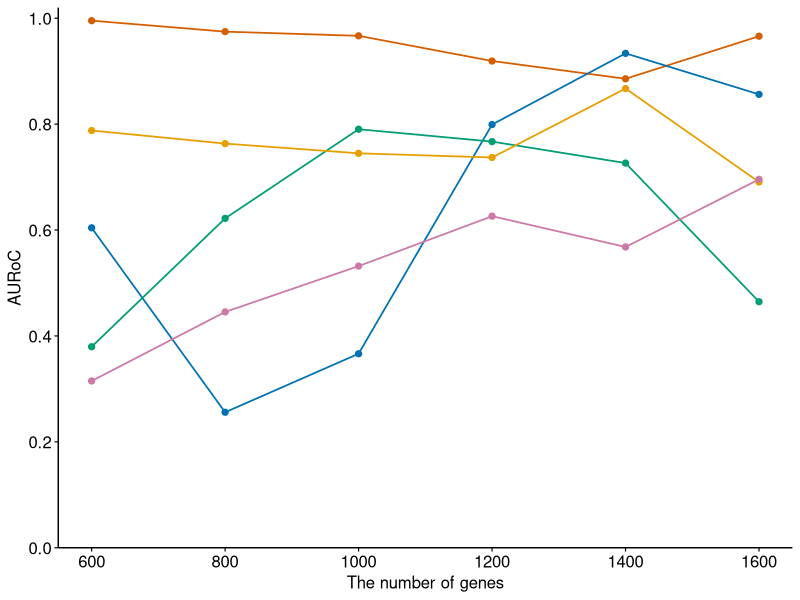
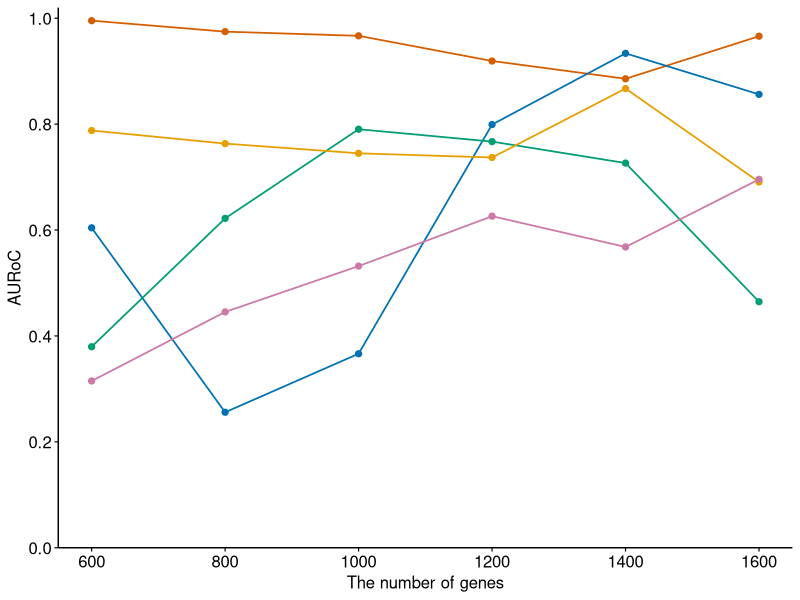

Source code (R) for these figures, in order:
# R 4.3.3
# Figure: AUPRC sensitivity to the number of genes

required_packages <- c("ggplot2", "grid")
for (pkg in required_packages) {
  if (!requireNamespace(pkg, quietly = TRUE)) {
    stop(sprintf("Package '%s' is required. Please install it first.", pkg), call. = FALSE)
  }
}

library(ggplot2)
library(grid)

dir.create("figures", showWarnings = FALSE)

df <- data.frame(
  Drug = rep(
    c("Docetaxel", "PLX4720_A375", "Paclitaxel", "Sorafenib", "PLX4720_451Lu"),
    each = 6
  ),
  Gene = rep(c(600, 800, 1000, 1200, 1400, 1600), times = 5),
  AUPRC = c(
    0.787836, 	0.763171, 	0.744835, 	0.736958, 	0.867188, 	0.690664, 
    0.995316, 	0.974606, 	0.966716, 	0.919132, 	0.885602, 	0.965976, 
    0.314918, 	0.445314, 	0.531885, 	0.626111, 	0.567959, 	0.695722, 
    0.604167, 	0.255833, 	0.366389, 	0.799167, 	0.933611, 	0.856111, 
    0.379546, 	0.621955, 	0.790296, 	0.766934, 	0.726393, 	0.464631
  )
)


df$Drug <- factor(
  df$Drug,
  levels = c("PLX4720_A375", "Sorafenib", "PLX4720_451Lu", "Paclitaxel", "Docetaxel")
)

p <- ggplot(df, aes(x = Gene, y = AUPRC, color = Drug, group = Drug)) +
  geom_line(linewidth = 0.6) +
  geom_point(size = 1.8) +
  scale_color_manual(
    values = c(
      "PLX4720_A375" = "#D55E00",
      "Sorafenib" = "#0072B2",
      "PLX4720_451Lu" = "#009E73",
      "Paclitaxel" = "#CC79A7",
      "Docetaxel" = "#E69F00"
    )
  ) +
  scale_x_continuous(
    limits = c(600, 1600),
    breaks = c(600, 800, 1000, 1200, 1400, 1600),
    expand = c(mult = 0.05, add = 0)
  ) +
  scale_y_continuous(
    limits = c(0.0, 1.02),
    breaks = seq(0.0, 1.0, 0.2),
    expand = c(0, 0)
  ) +
  labs(
    x = "The number of genes",
    y = "AURoC",
    color = NULL
  ) +
  theme_classic() +
  theme(
    axis.title = element_text(size = 12, color = "black"),
    axis.text = element_text(size = 12, color = "black"),
    axis.line = element_line(color = "black", linewidth = 0.5),
    axis.ticks = element_line(color = "black", linewidth = 0.4),
    legend.position = "none",
    legend.direction = "horizontal",
    legend.spacing.x = unit(0.2, "cm"),
    legend.text = element_text(size = 11),
    legend.key.width = unit(0.6, "cm"),
    legend.key.height = unit(0.35, "cm")
  ) +
  guides(
    color = guide_legend(nrow = 1, byrow = TRUE)
  )

print(p)
ggsave("figures/gene_line_auroc.pdf", plot = p, width = 4, height = 2.5)
